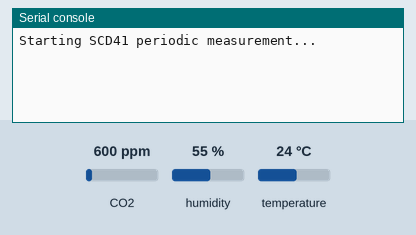
This program was run on a simulated Raspberry Pi Pico running MicroPython. Shown: the last lines printed to the serial console. The test bench sets the inputs (shaded band); at power-on: CO2 600 ppm, temperature 24 °C, humidity 55 %.

Above: at 2.3 s.
2.4 s: CO2 set to 1050 ppm
At 7.1 s:
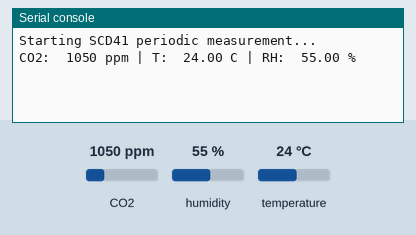
9.9 s: temperature set to 0 °C
At 11.9 s:
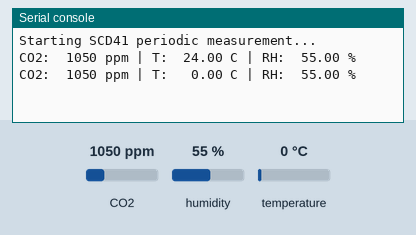
17.4 s: CO2 set to 452 ppm
At 22.5 s:
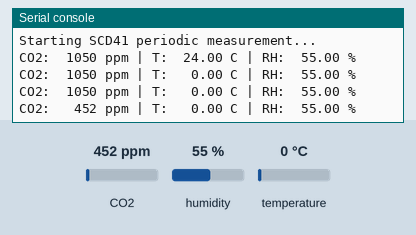
24.9 s: temperature set to 12 °C
At 27.2 s:
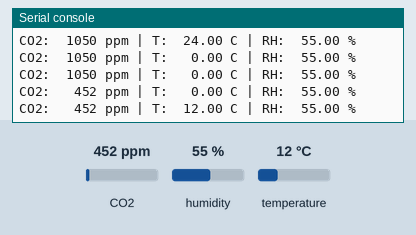
32.4 s: humidity set to 22 %
At 36.7 s:
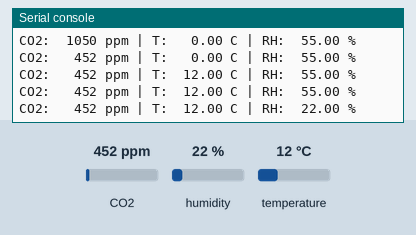

The program:

gy-scd41_rpi-pico.py
```python
# Raspberry Pi Pico (RP2040) + Sensirion SCD41 (SCD4x family) over I2C
# Wiring (per your note):
#   Pico 5V   -> module VCC (module accepts 2.4–5.5V)
#   Pico GND  -> module GND
#   Pico GP2  -> SDA
#   Pico GP3  -> SCL
#
# Notes:
# - SCD4x I2C address is 0x62. [file:1]
# - Periodic measurement update interval is 5 seconds. [file:1]
# - Data words are followed by 8-bit CRC (poly 0x31, init 0xFF). [file:1]

from machine import Pin, I2C
import time

SCD4X_ADDR = 0x62

# Commands (16-bit)
CMD_START_PERIODIC_MEAS = 0x21B1
CMD_STOP_PERIODIC_MEAS  = 0x3F86
CMD_GET_DATA_READY      = 0xE4B8
CMD_READ_MEASUREMENT    = 0xEC05

# ---------- CRC8 (Sensirion) ----------
def crc8_sensirion(two_bytes: bytes) -> int:
    crc = 0xFF
    poly = 0x31
    for b in two_bytes:
        crc ^= b
        for _ in range(8):
            if crc & 0x80:
                crc = ((crc << 1) & 0xFF) ^ poly
            else:
                crc = (crc << 1) & 0xFF
    return crc

def check_crc(word_bytes: bytes, crc_byte: int) -> bool:
    return crc8_sensirion(word_bytes) == crc_byte

# ---------- Low-level I2C helpers ----------
def write_command(i2c: I2C, cmd: int):
    # Commands are 16-bit, MSB first; command words are not followed by CRC. [file:1]
    buf = bytes([(cmd >> 8) & 0xFF, cmd & 0xFF])
    i2c.writeto(SCD4X_ADDR, buf)

def read_words_with_crc(i2c: I2C, num_words: int) -> list[int]:
    # Each word is 2 bytes + 1 CRC byte. [file:1]
    raw = i2c.readfrom(SCD4X_ADDR, num_words * 3)
    words = []
    for i in range(num_words):
        msb = raw[i*3 + 0]
        lsb = raw[i*3 + 1]
        crc = raw[i*3 + 2]
        wb = bytes([msb, lsb])
        if not check_crc(wb, crc):
            raise ValueError("CRC mismatch on word {}".format(i))
        words.append((msb << 8) | lsb)
    return words

# ---------- SCD4x high-level functions ----------
def scd4x_start_periodic(i2c: I2C):
    write_command(i2c, CMD_START_PERIODIC_MEAS)  # update interval 5s [file:1]

def scd4x_stop_periodic(i2c: I2C):
    write_command(i2c, CMD_STOP_PERIODIC_MEAS)
    time.sleep_ms(500)  # sensor only responds after 500ms [file:1]

def scd4x_data_ready(i2c: I2C) -> bool:
    write_command(i2c, CMD_GET_DATA_READY)
    time.sleep_ms(1)  # execution time 1ms [file:1]
    status = read_words_with_crc(i2c, 1)[0]
    # If least significant 11 bits are 0 => not ready, else ready. [file:1]
    return (status & 0x07FF) != 0

def scd4x_read_measurement(i2c: I2C):
    # read_measurement returns 3 words: CO2, T, RH. [file:1]
    write_command(i2c, CMD_READ_MEASUREMENT)
    time.sleep_ms(1)  # execution time 1ms [file:1]
    co2, t_raw, rh_raw = read_words_with_crc(i2c, 3)

    # Conversions from datasheet: [file:1]
    #   T[°C]  = -45 + 175 * word[1] / (2^16 - 1)
    #   RH[%]  = 100 * word[2] / (2^16 - 1)
    temp_c = -45.0 + 175.0 * (t_raw / 65535.0)
    rh = 100.0 * (rh_raw / 65535.0)
    return co2, temp_c, rh

# ---------- Main ----------
i2c = I2C(
    1,
    scl=Pin(3),
    sda=Pin(2),
    freq=100_000  # SCD4x supports I2C standard-mode up to 100kHz. [file:1]
)

# Give sensor time to power up into idle (up to 1000ms). [file:1]
time.sleep_ms(1100)

print("Starting SCD41 periodic measurement...")
scd4x_start_periodic(i2c)

# First valid reading typically comes after the first update interval (~5s). [file:1]
try:
    while True:
        # Poll data-ready to avoid NACKs on read. [file:1]
        if scd4x_data_ready(i2c):
            co2, temp_c, rh = scd4x_read_measurement(i2c)
            print("CO2: {:5d} ppm | T: {:6.2f} C | RH: {:6.2f} %".format(co2, temp_c, rh))
        time.sleep_ms(500)
except KeyboardInterrupt:
    pass
finally:
    print("Stopping periodic measurement...")
    scd4x_stop_periodic(i2c)
```

Measured:
- after the input at 2.4 s, the serial console: prints a new line after 3.7 s (image 1)
- after the input at 9.9 s, the serial console: prints a new line after 1.3 s (image 2)
- after the input at 17.4 s, the serial console: prints a new line after 3.8 s (image 3)
- after the input at 24.9 s, the serial console: prints a new line after 1.3 s (image 4)
- after the input at 32.4 s, the serial console: prints a new line after 3.9 s (image 5)
